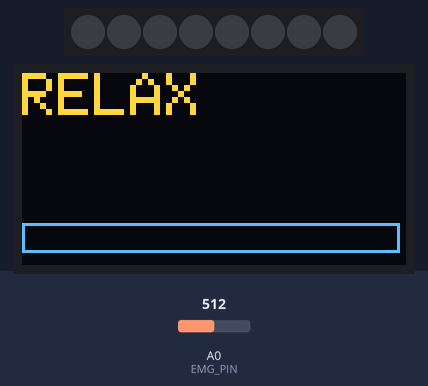
Bench run of a sketch on a simulated Arduino Uno, built with avr-gcc and run on an emulated ATmega328P. On the bench: 8 RGB LEDs in strip order, left to right, 128×64 one-colour display. The inputs (shaded band) are chosen by the test bench; at power-on: A0 (EMG_PIN) = 512. The OLED is the two-colour kind (top 16 rows yellow); what the sketch prints to the serial monitor is not drawn.

Above: at 4.2 s.
4.3 s: A0 (EMG_PIN) set to 549
7.3 s: A0 (EMG_PIN) set to 565
At 9.2 s:
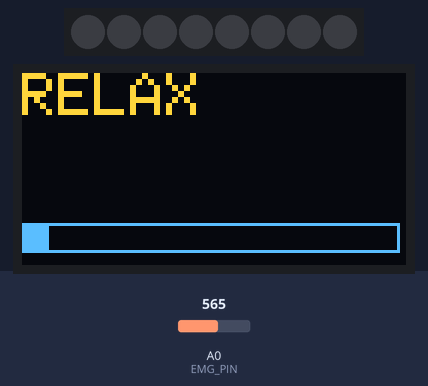
9.4 s: A0 (EMG_PIN) set to 1023
At 10.0 s:
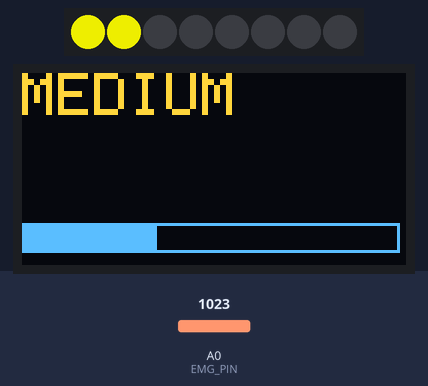
11.2 s: A0 (EMG_PIN) set to 122
At 13.1 s:
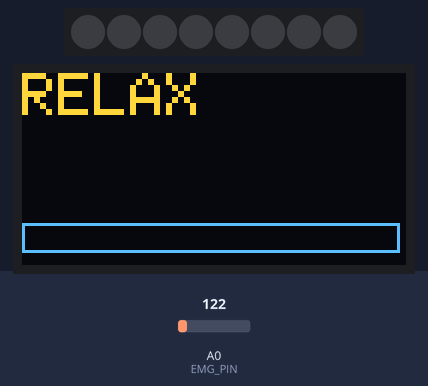
13.4 s: A0 (EMG_PIN) set to 594
At 15.64 s:
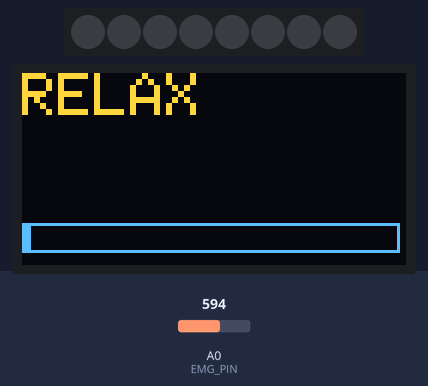
16.4 s: A0 (EMG_PIN) set to 618
At 20.8 s:
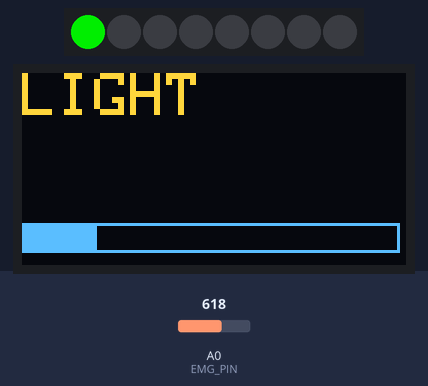
Timing chart, 0 to 22.3 s (numbered marks = the images above; inputs shaded):
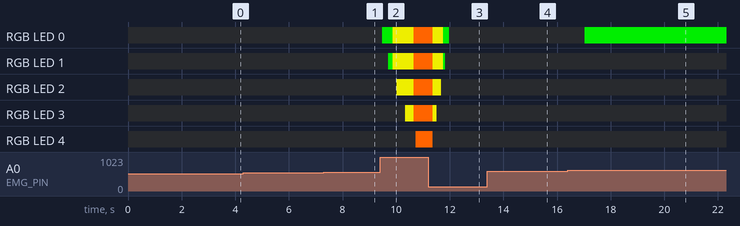

The sketch:

arduino.ino
```cpp
#include <Adafruit_NeoPixel.h>
#include <Wire.h>
#include <Adafruit_SSD1306.h>

// --- LED Strip ---
#define LED_PIN 6
#define NUM_LEDS 8
Adafruit_NeoPixel strip(NUM_LEDS, LED_PIN, NEO_GRB + NEO_KHZ800);

// --- OLED ---
#define SCREEN_WIDTH 128
#define SCREEN_HEIGHT 64
#define OLED_RESET -1
Adafruit_SSD1306 display(SCREEN_WIDTH, SCREEN_HEIGHT, &Wire, OLED_RESET);

// --- EMG ---
#define EMG_PIN A0
float smoothed = 0;
float alpha = 0.05;
float baseline = 0;

void setup() {
  Serial.begin(9600);      // Send to NodeMCU
  strip.begin();
  strip.show();

  if(!display.begin(SSD1306_SWITCHCAPVCC, 0x3C)) { for(;;); }
  display.clearDisplay();
  display.display();

  // Calibrate baseline
  long sum=0; int count=0;
  unsigned long start=millis();
  while(millis()-start<3000) { sum+=analogRead(EMG_PIN); count++; delay(5); }
  baseline = sum/(float)count;
}

void loop() {
  int raw = analogRead(EMG_PIN);
  smoothed = alpha*raw + (1-alpha)*smoothed;
  float activity = smoothed - baseline;
  if(activity<0) activity=0;

  // Map activity to LEDs
  int leds_on = map(min((int)activity,500),0,500,0,NUM_LEDS);
  uint8_t r=0,g=0,b=0;
  if(activity<150) g=200;
  else if(activity<300) { r=200; g=200; }
  else if(activity<400) { r=255; g=100; }
  else r=255;

  strip.clear();
  for(int i=0;i<leds_on;i++) strip.setPixelColor(i, strip.Color(r,g,b));
  strip.show();

  // OLED display
  display.clearDisplay();
  display.setTextSize(2);
  display.setCursor(0,0);
  if(activity<50) display.println("RELAX");
  else if(activity<150) display.println("LIGHT");
  else if(activity<300) display.println("MEDIUM");
  else if(activity<400) display.println("STRONG");
  else display.println("MAX!");

  int barWidth = map(min((int)activity,500),0,500,0,SCREEN_WIDTH-2);
  display.fillRect(0,50,barWidth,10,SSD1306_WHITE);
  display.drawRect(0,50,SCREEN_WIDTH-2,10,SSD1306_WHITE);
  display.display();

  // --- SEND EMG TO NODEMCU ---
  Serial.print("EMG:");
  Serial.println((int)activity);

  delay(50);
}
```

Measured:
- the behaviour switches between 556 and 557 on A0 (EMG_PIN) (found by bisection; images 0 and 1)
- the behaviour switches between 605 and 606 on A0 (EMG_PIN) (found by bisection; images 4 and 5)
- after the input at 4.3 s, every drawn part: stays the same
- after the input at 9.4 s, the display: first changes after 0.08 s (image 2 shows a later state)
- after the input at 13.4 s, the display: first changes after 2.1 s (image 4 shows a later state)
